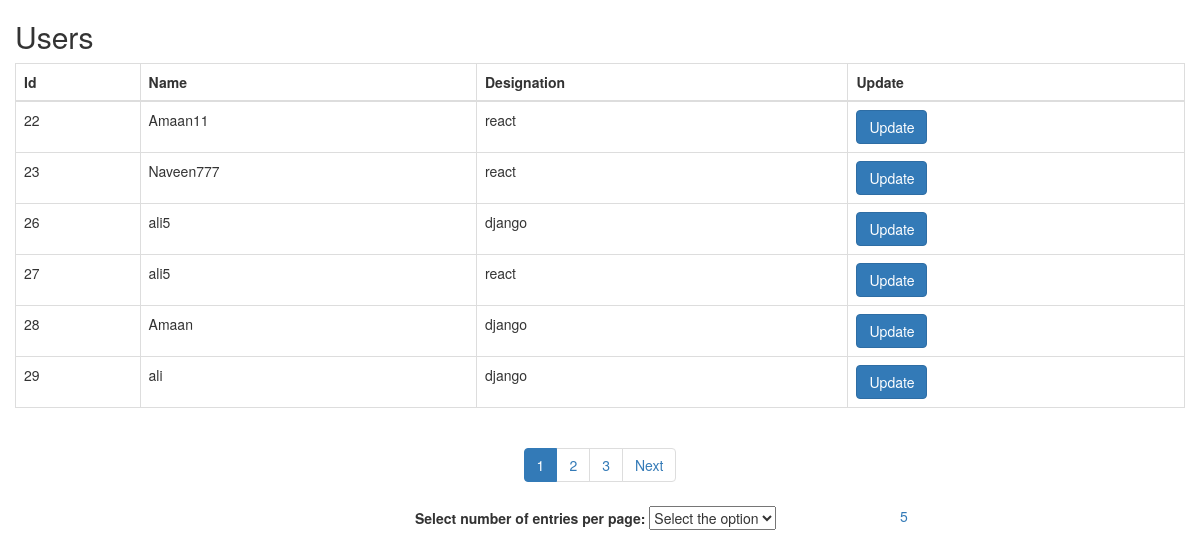
The app's page /update/?entry=6&?page=2 with its own data.
### app/models.py (models this page shows)
class UserModel(models.Model):
    name=models.CharField(max_length=20)
    email=models.EmailField(max_length=30)
    designation=models.CharField(max_length=50)

### app/views.py (the view, shortened to what this page needs)
# urls.py: path('update/',views.Update.as_view(),name="update"),
class Update(View):
 def get(self,request,pk=None):
     if pk is None :
      entries=request.GET.get('entry',3)
      page_obj,pages=pagination(request,entries)
      print("Why page is not loading")
      return render(request,'app/update.htm',{'pages':pages,'users':page_obj})
     else:
          user=UserModel.objects.get(id=int(pk))
          form=UserModelForm(instance=user)
          return render(request,'app/updateform.htm',{'form':form,'id':pk})

### app/views.py (called while the page is built)
def pagination(request,entries):
    users=UserModel.objects.all().order_by('id')
    paginator=Paginator(users,entries)
    print(entries)
    paginator.orphans=paginator.count%int(entries)
    pages=paginator.page_range
    page_number=request.GET.get('page')
    page_obj=paginator.get_page(page_number)
    return page_obj,pages

### app/templates/app/update.htm (shortened to what this page needs)
{% extends 'app/base.html' %} {% load static %} {% block content %}
<div class="page-content inset">
    <div class="row ">
        <div class="col-md-12">
            <h2>Users</h2>
            <table id="data" class="table  table-bordered table-responsive">
                <thead>
                    <tr>
                        <th>Id</th>
                        <th>Name</th>
                        <th>Designation</th>
                        <th>Update</th>
                    </tr>
                </thead>
                <tbody>
                    <tr>
                        {% for user in users %}
                        <td>{{user.id}}</td>
                        <td>{{user.name}}</td>
                        <td>{{user.designation}}</td>
                        <td>
                            <a href="{% url 'update' user.id  %}" class="btn btn-primary">
           Update</a>
                        </td>
                    </tr>
                    {% endfor %}
            </table>
        </div>
    </div>
</div>
<div class="container text-center ">
    <div class="page-content inset">
        <div class="row">
            <ul class="pagination">
                 {% for page in pages %} {% if users.number == page %}
                <li class="active"><span>{{ page }} <span class="sr-only">(current)</span></span>
                </li>
                {% else %}
                <li><a href="?page={{ page }}">{{ page }}</a></li>
                {% endif %} {% endfor %} {% if users.has_next %}
                <li><a href="?page={{users.next_page_number}}">Next</a></li>
                {% endif %}
            </ul>
        </div>
    </div>
</div>
<a id="link" href="?entry=6&?page=2">5</a>
<div class="col-md-4"></div>
<div class="col-md-5">
    <form action="">
        <label for="entry">Select number of entries per page:</label>
        <select name="entries" id="entry" onchange="demo()">
            <option value="nothing" selected="selected">Select the option</option>
          </form>
          </div>
    {% endblock content %}

### app/templates/app/base.html (shortened to what this page needs)
{% load static %}
<!DOCTYPE html>
<html lang="en">
<head>
    <link rel="stylesheet" href="https://maxcdn.bootstrapcdn.com/bootstrap/3.3.7/css/bootstrap.min.css">
    <link href="//netdna.bootstrapcdn.com/bootstrap/3.0.3/css/bootstrap.min.css" rel="stylesheet" id="bootstrap-css">
    <link rel="stylesheet" href="{% static 'css/mystyles.css' %}">
</head>
<body>
    {% block content %} {% endblock content %}
</body>
</html>

### app/static/css/mystyles.css (style rules this page uses)
.row { margin-left:0px; margin-right:0px; }

### records on screen
UserModel: id "22", name "Amaan11", designation "react"
UserModel: id "23", name "Naveen777", designation "react"
UserModel: id "26", name "ali5", designation "django"
UserModel: id "27", name "ali5", designation "react"
UserModel: id "28", name "Amaan", designation "django"
UserModel: id "29", name "ali", designation "django"

### other values on screen
{{ page }} "1"
{{ page }} "2" "3"
